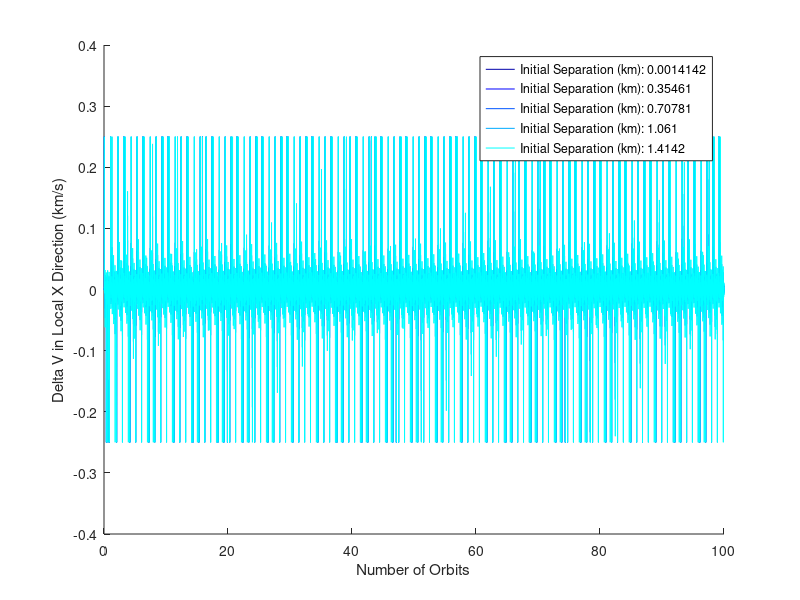
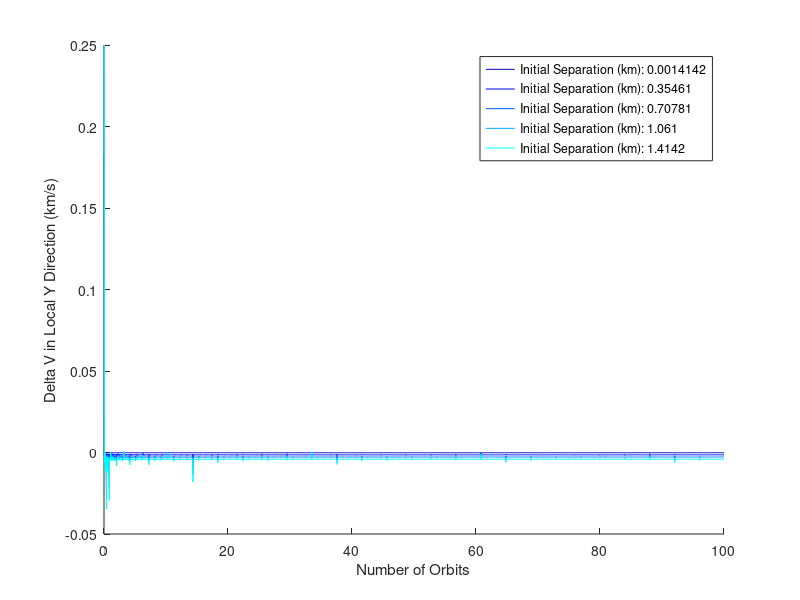
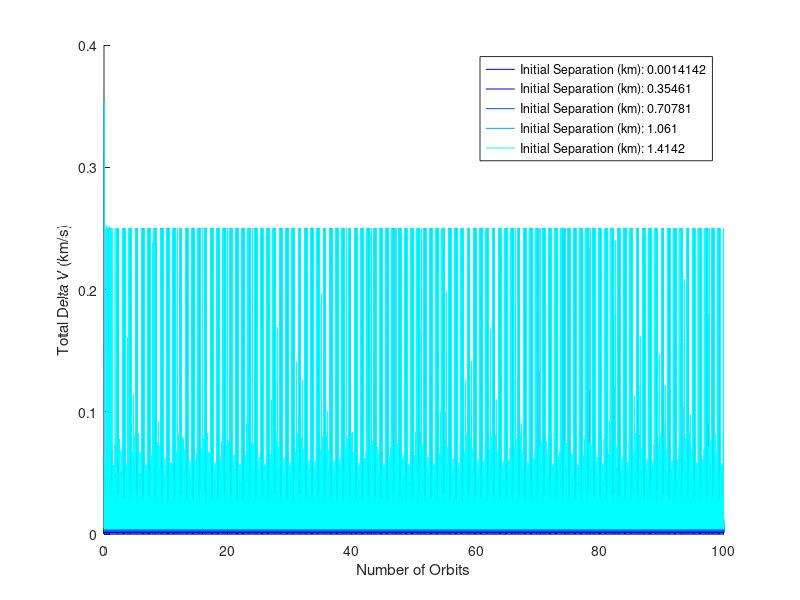

Recreate these plots in MATLAB, in order.
%=======================Rascal Senior Design===============================
%============================RCL-C-NAV1====================================
%=======================Author: Tom Moline=================================
%=====================Approval: Nate Richard===============================
%=====================Revision: 1 =========================================
%===============Last Edit Date: October 13, 2013===========================

%============================Summary=======================================
%This script serves as a preliminary method of calculating the delta V
%associated with orbital maneuvers made relative to another satellite,
%specifically, that between Butch (a released satellite) and Sundance (a
%secured satellite).

%============================Inputs========================================
% Rp = Orbital Periapsis Altitude (km)
% Ra = Orbital Apoapsis Altitude (km)
% rstar_ =Inital Location of Chase Satellite Relative to Focal Point(km)
% r_ = Initial Location of Target Satellite Relatvie to Focal Point (km)
%    NOTE: This is assumed to be a 3-D Vector input [x, y]
%
% All variables with star in name are of chase satellite. All others are of
% the target satellite.
%
% All variables with an underscore are vectors


%===========================Outputs========================================
% Total Delta V to go from intial positon to one within 10 m of Sundance

%==========================Begin Code======================================

clear
clc

% Create Delta V Structure

deltaV_total=struct('rstar_',{},'dr_',{},'deltav_x',{},...
    'deltav_y',{},'Rp',{},'Ra',{},'period',{},'n',{},'t',{},'deltav',{},'numorbits',{},'deltav_total',{});

norbits=5;
initialdistance=.15;

Ra=linspace(300+6731,300+6731,norbits);
Rp=linspace(300+6731,300+6731,norbits);
dr_=[linspace(.001,1,norbits);linspace(.001,1,norbits);linspace(0,0,norbits)];
rstar_=[linspace(300+6731,300+6731,norbits);linspace(0,0,norbits);linspace(0,0,norbits)];

% Calculate Orbital Parameters

mu = 398600;
maxorbitnumber=100;
tvalue=linspace(0.1*pi,maxorbitnumber*2*pi,10000);

for i=1:length(Ra)
    e=0;
    a = Ra(1,i)/(1+e); %Semi-Major Axis, km
    period_value=2*pi*sqrt(a^3/mu);
    deltaV_total(i).period=period_value;
    deltaV_total(i).dr_=dr_(:,i);
    deltaV_total(i).rstar_=rstar_(:,i);
    deltaV_total(i).n=sqrt(mu/(rstar_(1,i))^3);
    deltaV_total(i).Ra=Ra(i);
    deltaV_total(i).Rp=Rp(i);
end

for j=1:length(Ra)
    for i=1:length(tvalue)
	
	%Calculate Delta V
    
        tvaluetemp(j,i)=(tvalue(1,i)/2*pi)*deltaV_total(j).period;
        numberorbits(j,i)=(tvalue(1,i)/(2*pi));
        s=sin(deltaV_total(j).n*tvaluetemp(j,i)*(180/pi));
        c=cos(deltaV_total(j).n*tvaluetemp(j,i)*(180/pi));

        M=[(4-3*c) 0 0;6*(s-deltaV_total(j).n*tvalue(i)) 1 0;0 0 c];
        N=[s/deltaV_total(j).n (2/deltaV_total(j).n)*(1-c) 0; -(2/deltaV_total(j).n)*(1-c) (4*s-3*deltaV_total(j).n*tvaluetemp(j,i))/deltaV_total(j).n 0; 0 0 s/deltaV_total(j).n];
        S=[3*deltaV_total(j).n*s 0 0; -6*deltaV_total(j).n*(1-c) 0 0; 0 0 -deltaV_total(j).n*s];
        T=[c 2*s 0; -2*s 4*c-3 0; 0 0 c];

        deltavtempfinal=(T/N*M-S)*deltaV_total(:,j).dr_;
        deltavtempinitial=-inv(N)*M*deltaV_total(:,j).dr_-(S-T*inv(N)*M)*deltaV_total(:,j).dr_;
        deltavtemp=deltavtempfinal+deltavtempinitial;
        if deltavtemp(1)>.25
            deltavx(j,i)=.25;
        elseif deltavtemp(1)<-.25
            deltavx(j,i)=-.25;    
        else
            deltavx(j,i)=deltavtempfinal(1);
        end
        
        if deltavtemp(2)>.25
             deltavy(j,i)=.25;
        elseif deltavtemp(2)<-.25
             deltavy(j,i)=-.25;    
        else
             deltavy(j,i)=deltavtemp(2);
        end
    end
    deltaV_total(j).numorbits=numberorbits(j,:);
    deltaV_total(j).t=tvaluetemp(j,:);
    deltaV_total(j).deltav_x=deltavx(j,:);
    deltaV_total(j).deltav_y=deltavy(j,:);
    deltaV_total(j).deltav_total=(deltavx(j,:).^2+deltavy(j,:).^2).^(.5);
end

cc=jet(2*norbits);

figure(1)

hold on
for i=1:norbits
    plot(deltaV_total(i).numorbits,deltaV_total(i).deltav_x,'color',cc(i,:))
    legendinfo{i}=['Initial Separation (km): ' num2str(sqrt(2*dr_(1,i)^2))];
end
legend(legendinfo)
xlabel('Number of Orbits')
ylabel('Delta V in Local X Direction (km/s)')

figure(2)

hold on
for i=1:norbits
    plot(deltaV_total(i).numorbits,deltaV_total(i).deltav_y,'color',cc(i,:))
    legendinfo{i}=['Initial Separation (km): ' num2str(sqrt(2*dr_(1,i)^2))];
end
legend(legendinfo)
xlabel('Number of Orbits')
ylabel('Delta V in Local Y Direction (km/s)')

figure(3)

hold on
for i=1:norbits
    plot(deltaV_total(i).numorbits,deltaV_total(i).deltav_total,'color',cc(i,:))
    legendinfo{i}=['Initial Separation (km): ' num2str(sqrt(2*dr_(1,i)^2))];
end
legend(legendinfo)
xlabel('Number of Orbits')
ylabel('Total Delta V (km/s)')

    
